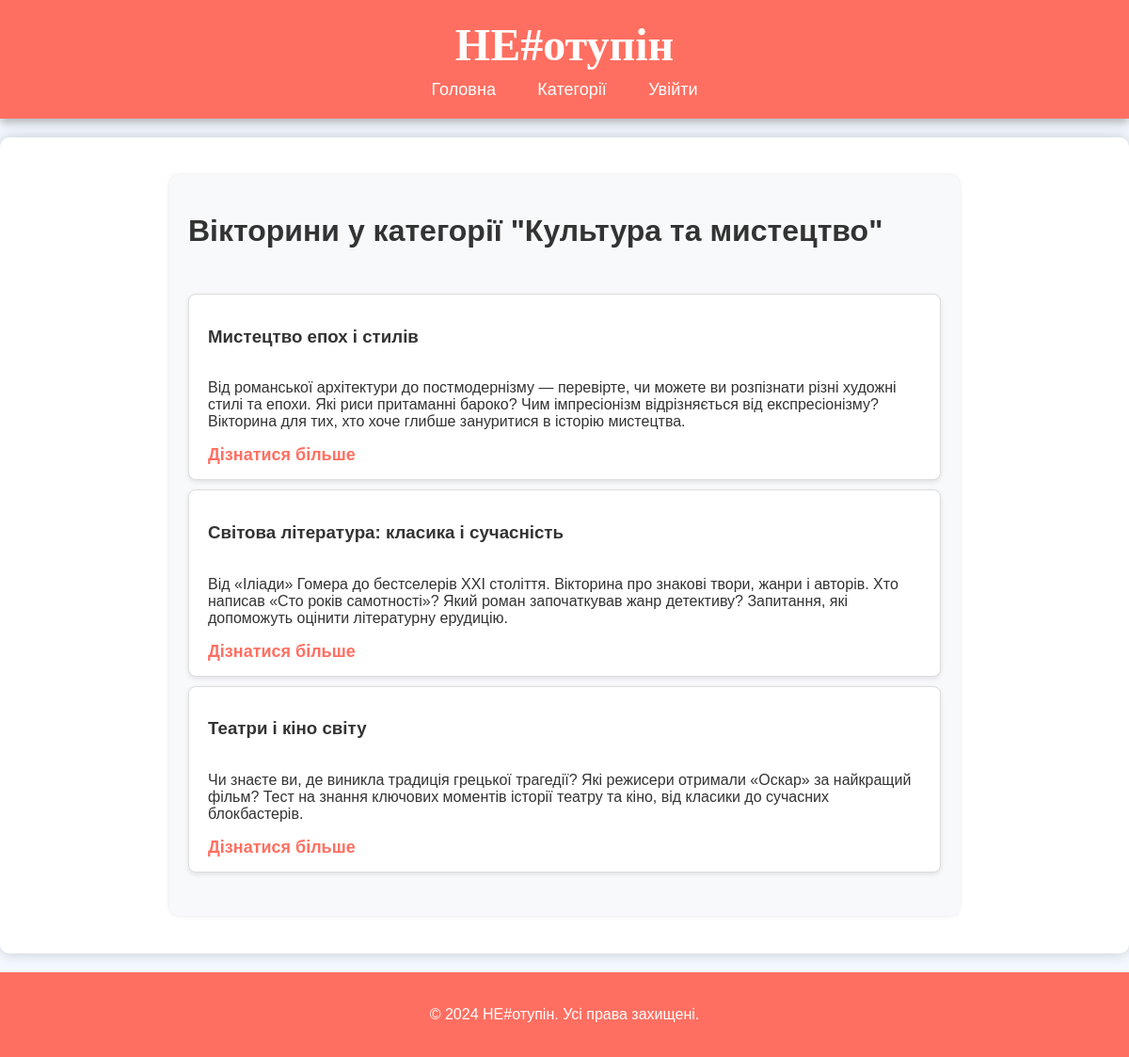
The page /api/quizzes/categories/4/difficulty/2/quizzes/ on the database its author committed.
### quizzes/models.py (models this page shows, shortened)
class QuizCategory(models.Model):
    name = models.CharField(max_length=255, unique=True, verbose_name="Назва категорії")  # Унікальна назва категорії
    class Meta:
        verbose_name = "Категорія вікторини"
        verbose_name_plural = "Категорії вікторин"
        ordering = ['name']

class Quiz(models.Model):
    DIFFICULTY_CHOICES = (
        (1, "Легкий"),
        (2, "Середній"),
        (3, "Важкий"),
    )
    name = models.CharField(max_length=255, unique=True, verbose_name="Назва вікторини")  # Унікальна назва вікторини
    category = models.ForeignKey(
        QuizCategory,
        on_delete=models.CASCADE,
        related_name="quizzes",
        verbose_name="Категорія"
    )
    difficulty = models.IntegerField(choices=DIFFICULTY_CHOICES, verbose_name="Рівень складності")
    description = models.TextField(blank=True, null=True, verbose_name="Опис вікторини")  # Опис вікторини (необов'язковий)
    class Meta:
        verbose_name = "Вікторина"
        verbose_name_plural = "Вікторини"
        ordering = ['category', 'name']

### quizzes/views.py (the view)
def quizzes_by_difficulty(request, category_id, difficulty):
    category = get_object_or_404(QuizCategory, id=category_id)
    quizzes = Quiz.objects.filter(category=category, difficulty=difficulty)
    return render(request, 'quizzes_by_difficulty.html', {
        'category': category,
        'difficulty': difficulty,
        'quizzes': quizzes
    })

### frontend/templates/quizzes_by_difficulty.html (shortened to what this page needs)
{% extends 'base.html' %}
{% load static %}
{% block content %}
<main class="categories">
    <h1 class="category-title">Вікторини у категорії "{{ category.name }}"</h1>
    <ul class="quiz-list">
        {% for quiz in quizzes %}
            <li class="quiz-item">
                <h3 class="quiz-name">{{ quiz.name }}</h3>
                <p class="quiz-description">{{ quiz.description }}</p>
                <a href="{% url 'quiz_detail' quiz.id %}" class="quiz-link">Дізнатися більше</a>
            </li>
        {% endfor %}
    </ul>
</main>
{% endblock %}

### frontend/static/css/styles.css (style rules this page uses)
body { font-family: 'Barlow Semi Condensed', sans-serif; background-color: #f4f9ff; color: #333; margin: 0; padding: 0; }
main { display: flex; flex-direction: column; align-items: flex-start; padding: 20px; max-width: 1200px; margin: 20px auto; background-color: #ffffff; border-radius: 10px; box-shadow: 0 0 15px rgba(0, 0, 0, 0.2); }
.tournaments, .leaderboard, .categories { width: 100%; max-width: 800px; padding: 20px; background-color: #f8f9fa; border-radius: 10px; box-shadow: 0 0 5px rgba(0, 0, 0, 0.1); margin-bottom: 20px; }
ul { list-style-type: none; padding: 0; }
ul li { background: #ffffff; margin: 10px 0; padding: 15px 20px; border: 1px solid #ddd; border-radius: 8px; display: flex; flex-direction: column; align-items: flex-start; box-shadow: 0 2px 5px rgba(0, 0, 0, 0.1); transition: background-color 0.3s, transform 0.2s; }
ul li a { text-decoration: none; color: #ff6f61; font-weight: bold; font-size: 18px; transition: color 0.3s, transform 0.2s; }

### rows shown on the page
QuizCategory: name "Культура та мистецтво"
Quiz: name "Мистецтво епох і стилів", description "Від романської архітектури до постмодернізму — перевірте, чи можете ви розпізнати різні художні стилі та епохи. Які риси притаманні бароко? Чим імпресіонізм відрізняється від експресіонізму? Вікторина для тих, хто хоче глибше зануритися в історію мистецтва."
Quiz: name "Світова література: класика і сучасність", description "Від «Іліади» Гомера до бестселерів XXI століття. Вікторина про знакові твори, жанри і авторів. Хто написав «Сто років самотності»? Який роман започаткував жанр детективу? Запитання, які допоможуть оцінити літературну ерудицію."
Quiz: name "Театри і кіно світу", description "Чи знаєте ви, де виникла традиція грецької трагедії? Які режисери отримали «Оскар» за найкращий фільм? Тест на знання ключових моментів історії театру та кіно, від класики до сучасних блокбастерів."
